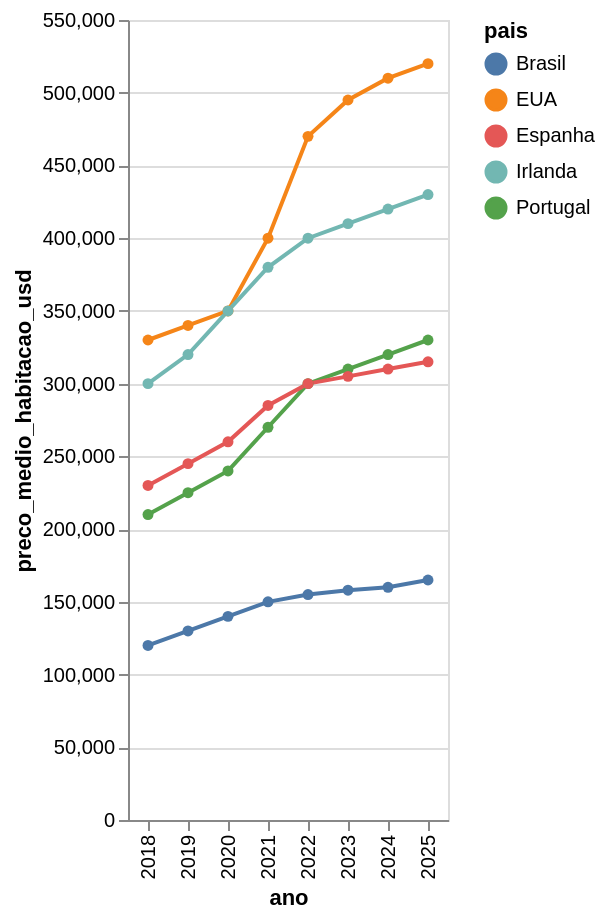

The notebook cell saved with this chart:
### Markdown cell above
# Criando gráficos

### Code cell
# Gráfico de linha para o preço médio da habitação ao longo do tempo
grafico_preco = alt.Chart(df_filtrado).mark_line(point=True).encode(
    x="ano:O",
    y="preco_medio_habitacao_usd:Q",
    color="pais:N",
    tooltip=["pais", "ano", "preco_medio_habitacao_usd"]
).properties(
    width='container',
    height=400
).interactive()

st.altair_chart(grafico_preco, use_container_width=True)
grafico_preco

### Figure 1 — Vega-Lite specification as saved in the notebook (floating-point values rounded to 4 significant figures)
{"config": {"view": {"continuousWidth": 300, "continuousHeight": 300}}, "data": {"name": "data-1e0e122677818c205e8fed5c95f1ad96"}, "mark": {"type": "line", "point": true}, "encoding": {"color": {"field": "pais", "type": "nominal"}, "tooltip": [{"field": "pais", "type": "nominal"}, {"field": "ano", "type": "quantitative"}, {"field": "preco_medio_habitacao_usd", "type": "quantitative"}], "x": {"field": "ano", "type": "ordinal"}, "y": {"field": "preco_medio_habitacao_usd", "type": "quantitative"}}, "height": 400, "params": [{"name": "param_1e9efca18e7a2868", "select": {"type": "interval", "encodings": ["x", "y"]}, "bind": "scales"}], "width": "container", "$schema": "https://vega.github.io/schema/vega-lite/v6.1.0.json", "datasets": {"data-1e0e122677818c205e8fed5c95f1ad96": [{"pais": "Portugal", "ano": 2018, "preco_medio_habitacao_usd": 210000, "salario_medio_anual_usd": 24000, "salario_medio_mensal_usd": 2000, "inflacao_anual_pct": 1.2, "preco_rendimento_ratio": 8.75}, {"pais": "Portugal", "ano": 2019, "preco_medio_habitacao_usd": 225000, "salario_medio_anual_usd": 24500, "salario_medio_mensal_usd": 2042, "inflacao_anual_pct": 0.3, "preco_rendimento_ratio": 9.18}, {"pais": "Portugal", "ano": 2020, "preco_medio_habitacao_usd": 240000, "salario_medio_anual_usd": 25000, "salario_medio_mensal_usd": 2083, "inflacao_anual_pct": 0.0, "preco_rendimento_ratio": 9.6}, {"pais": "Portugal", "ano": 2021, "preco_medio_habitacao_usd": 270000, "salario_medio_anual_usd": 25500, "salario_medio_mensal_usd": 2125, "inflacao_anual_pct": 1.3, "preco_rendimento_ratio": 10.59}, {"pais": "Portugal", "ano": 2022, "preco_medio_habitacao_usd": 300000, "salario_medio_anual_usd": 25800, "salario_medio_mensal_usd": 2150, "inflacao_anual_pct": 7.8, "preco_rendimento_ratio": 11.63}, {"pais": "Portugal", "ano": 2023, "preco_medio_habitacao_usd": 310000, "salario_medio_anual_usd": 26000, "salario_medio_mensal_usd": 2167, "inflacao_anual_pct": 5.3, "preco_rendimento_ratio": 11.92}, {"pais": "Portugal", "ano": 2024, "preco_medio_habitacao_usd": 320000, "salario_medio_anual_usd": 26200, "salario_medio_mensal_usd": 2183, "inflacao_anual_pct": 2.2, "preco_rendimento_ratio": 12.21}, {"pais": "Portugal", "ano": 2025, "preco_medio_habitacao_usd": 330000, "salario_medio_anual_usd": 26500, "salario_medio_mensal_usd": 2208, "inflacao_anual_pct": 2.0, "preco_rendimento_ratio": 12.45}, {"pais": "Espanha", "ano": 2018, "preco_medio_habitacao_usd": 230000, "salario_medio_anual_usd": 27000, "salario_medio_mensal_usd": 2250, "inflacao_anual_pct": 1.7, "preco_rendimento_ratio": 8.52}, {"pais": "Espanha", "ano": 2019, "preco_medio_habitacao_usd": 245000, "salario_medio_anual_usd": 27500, "salario_medio_mensal_usd": 2292, "inflacao_anual_pct": 0.8, "preco_rendimento_ratio": 8.91}, {"pais": "Espanha", "ano": 2020, "preco_medio_habitacao_usd": 260000, "salario_medio_anual_usd": 28000, "salario_medio_mensal_usd": 2333, "inflacao_anual_pct": 0.3, "preco_rendimento_ratio": 9.29}, {"pais": "Espanha", "ano": 2021, "preco_medio_habitacao_usd": 285000, "salario_medio_anual_usd": 28500, "salario_medio_mensal_usd": 2375, "inflacao_anual_pct": 3.1, "preco_rendimento_ratio": 10.0}, {"pais": "Espanha", "ano": 2022, "preco_medio_habitacao_usd": 300000, "salario_medio_anual_usd": 28800, "salario_medio_mensal_usd": 2400, "inflacao_anual_pct": 8.4, "preco_rendimento_ratio": 10.42}, {"pais": "Espanha", "ano": 2023, "preco_medio_habitacao_usd": 305000, "salario_medio_anual_usd": 29000, "salario_medio_mensal_usd": 2417, "inflacao_anual_pct": 3.5, "preco_rendimento_ratio": 10.52}, {"pais": "Espanha", "ano": 2024, "preco_medio_habitacao_usd": 310000, "salario_medio_anual_usd": 29200, "salario_medio_mensal_usd": 2433, "inflacao_anual_pct": 2.9, "preco_rendimento_ratio": 10.62}, {"pais": "Espanha", "ano": 2025, "preco_medio_habitacao_usd": 315000, "salario_medio_anual_usd": 29500, "salario_medio_mensal_usd": 2458, "inflacao_anual_pct": 2.3, "preco_rendimento_ratio": 10.68}, {"pais": "EUA", "ano": 2018, "preco_medio_habitacao_usd": 330000, "salario_medio_anual_usd": 52000, "salario_medio_mensal_usd": 4333, "inflacao_anual_pct": 2.4, "preco_rendimento_ratio": 6.35}, {"pais": "EUA", "ano": 2019, "preco_medio_habitacao_usd": 340000, "salario_medio_anual_usd": 53000, "salario_medio_mensal_usd": 4417, "inflacao_anual_pct": 1.8, "preco_rendimento_ratio": 6.42}, {"pais": "EUA", "ano": 2020, "preco_medio_habitacao_usd": 350000, "salario_medio_anual_usd": 55000, "salario_medio_mensal_usd": 4583, "inflacao_anual_pct": 1.2, "preco_rendimento_ratio": 6.36}, {"pais": "EUA", "ano": 2021, "preco_medio_habitacao_usd": 400000, "salario_medio_anual_usd": 56000, "salario_medio_mensal_usd": 4667, "inflacao_anual_pct": 4.7, "preco_rendimento_ratio": 7.14}, {"pais": "EUA", "ano": 2022, "preco_medio_habitacao_usd": 470000, "salario_medio_anual_usd": 57000, "salario_medio_mensal_usd": 4750, "inflacao_anual_pct": 8.0, "preco_rendimento_ratio": 8.25}, {"pais": "EUA", "ano": 2023, "preco_medio_habitacao_usd": 495000, "salario_medio_anual_usd": 57500, "salario_medio_mensal_usd": 4792, "inflacao_anual_pct": 4.1, "preco_rendimento_ratio": 8.61}, {"pais": "EUA", "ano": 2024, "preco_medio_habitacao_usd": 510000, "salario_medio_anual_usd": 58000, "salario_medio_mensal_usd": 4833, "inflacao_anual_pct": 2.7, "preco_rendimento_ratio": 8.79}, {"pais": "EUA", "ano": 2025, "preco_medio_habitacao_usd": 520000, "salario_medio_anual_usd": 58500, "salario_medio_mensal_usd": 4875, "inflacao_anual_pct": 2.3, "preco_rendimento_ratio": 8.89}, {"pais": "Brasil", "ano": 2018, "preco_medio_habitacao_usd": 120000, "salario_medio_anual_usd": 8500, "salario_medio_mensal_usd": 708, "inflacao_anual_pct": 3.7, "preco_rendimento_ratio": 14.12}, {"pais": "Brasil", "ano": 2019, "preco_medio_habitacao_usd": 130000, "salario_medio_anual_usd": 8800, "salario_medio_mensal_usd": 733, "inflacao_anual_pct": 3.7, "preco_rendimento_ratio": 14.77}, {"pais": "Brasil", "ano": 2020, "preco_medio_habitacao_usd": 140000, "salario_medio_anual_usd": 9000, "salario_medio_mensal_usd": 750, "inflacao_anual_pct": 4.5, "preco_rendimento_ratio": 15.56}, {"pais": "Brasil", "ano": 2021, "preco_medio_habitacao_usd": 150000, "salario_medio_anual_usd": 9200, "salario_medio_mensal_usd": 767, "inflacao_anual_pct": 10.1, "preco_rendimento_ratio": 16.3}, {"pais": "Brasil", "ano": 2022, "preco_medio_habitacao_usd": 155000, "salario_medio_anual_usd": 9300, "salario_medio_mensal_usd": 775, "inflacao_anual_pct": 5.8, "preco_rendimento_ratio": 16.67}, {"pais": "Brasil", "ano": 2023, "preco_medio_habitacao_usd": 158000, "salario_medio_anual_usd": 9400, "salario_medio_mensal_usd": 783, "inflacao_anual_pct": 4.6, "preco_rendimento_ratio": 16.81}, {"pais": "Brasil", "ano": 2024, "preco_medio_habitacao_usd": 160000, "salario_medio_anual_usd": 9500, "salario_medio_mensal_usd": 792, "inflacao_anual_pct": 5.0, "preco_rendimento_ratio": 16.84}, {"pais": "Brasil", "ano": 2025, "preco_medio_habitacao_usd": 165000, "salario_medio_anual_usd": 9600, "salario_medio_mensal_usd": 800, "inflacao_anual_pct": 4.5, "preco_rendimento_ratio": 17.19}, {"pais": "Irlanda", "ano": 2018, "preco_medio_habitacao_usd": 300000, "salario_medio_anual_usd": 47000, "salario_medio_mensal_usd": 3917, "inflacao_anual_pct": 0.6, "preco_rendimento_ratio": 6.38}, {"pais": "Irlanda", "ano": 2019, "preco_medio_habitacao_usd": 320000, "salario_medio_anual_usd": 48500, "salario_medio_mensal_usd": 4042, "inflacao_anual_pct": 0.9, "preco_rendimento_ratio": 6.6}, {"pais": "Irlanda", "ano": 2020, "preco_medio_habitacao_usd": 350000, "salario_medio_anual_usd": 50000, "salario_medio_mensal_usd": 4167, "inflacao_anual_pct": 0.3, "preco_rendimento_ratio": 7.0}, {"pais": "Irlanda", "ano": 2021, "preco_medio_habitacao_usd": 380000, "salario_medio_anual_usd": 51000, "salario_medio_mensal_usd": 4250, "inflacao_anual_pct": 2.4, "preco_rendimento_ratio": 7.45}, {"pais": "Irlanda", "ano": 2022, "preco_medio_habitacao_usd": 400000, "salario_medio_anual_usd": 51500, "salario_medio_mensal_usd": 4292, "inflacao_anual_pct": 7.8, "preco_rendimento_ratio": 7.77}, {"pais": "Irlanda", "ano": 2023, "preco_medio_habitacao_usd": 410000, "salario_medio_anual_usd": 51800, "salario_medio_mensal_usd": 4317, "inflacao_anual_pct": 6.4, "preco_rendimento_ratio": 7.92}, {"pais": "Irlanda", "ano": 2024, "preco_medio_habitacao_usd": 420000, "salario_medio_anual_usd": 52000, "salario_medio_mensal_usd": 4333, "inflacao_anual_pct": 1.8, "preco_rendimento_ratio": 8.08}, {"pais": "Irlanda", "ano": 2025, "preco_medio_habitacao_usd": 430000, "salario_medio_anual_usd": 52500, "salario_medio_mensal_usd": 4375, "inflacao_anual_pct": 2.0, "preco_rendimento_ratio": 8.19}]}}
